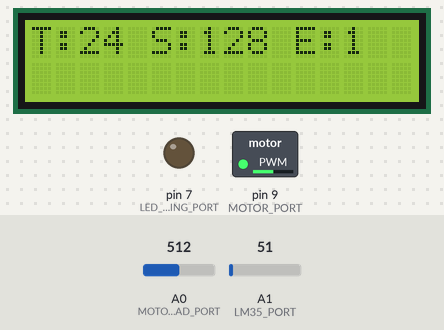
The program below on a simulated Arduino Uno, built with avr-gcc and run on an emulated ATmega328P. Parts: 16×2 character LCD, switched loads named in the program (green lamp = pin HIGH), output pins drawn as LEDs (lit = HIGH). Inputs (shaded band) come from the test bench; at power-on: A0 (MOTOR_READ_PORT) = 512, A1 (LM35_PORT) = 51. EEPROM starts erased; what the program prints to the serial monitor is not drawn.

Above: at 1.2 s.
1.3 s: A0 (MOTOR_READ_PORT) set to 122
At 2.8 s:
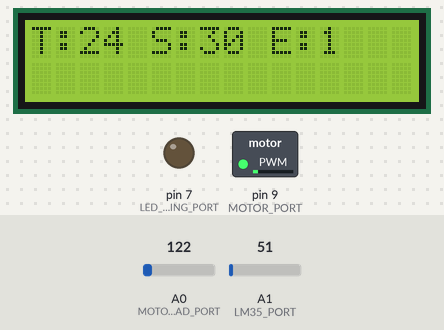
4.0 s: A1 (LM35_PORT) set to 58
At 5.3 s:
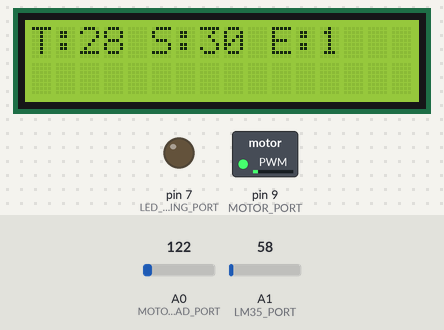
7.0 s: A1 (LM35_PORT) set to 68
At 8.0 s:
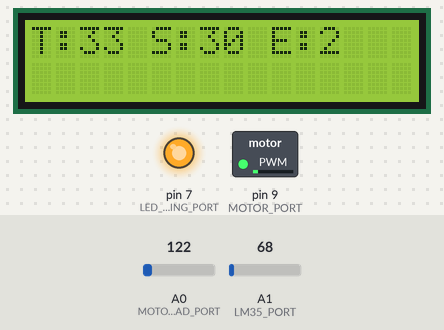
10.0 s: A1 (LM35_PORT) set to 86
At 11.9 s:
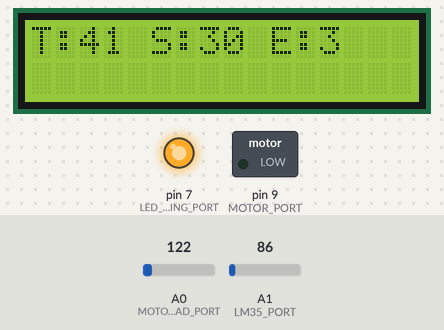
13.0 s: A1 (LM35_PORT) set to 71
At 14.2 s:
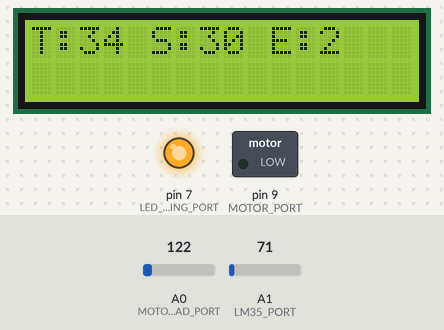
15.8 s: A1 (LM35_PORT) set to 61
At 17.1 s:
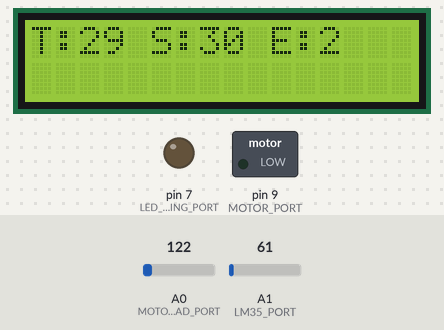
Timing chart, 0 to 18.8 s (numbered marks = the images above; inputs shaded):
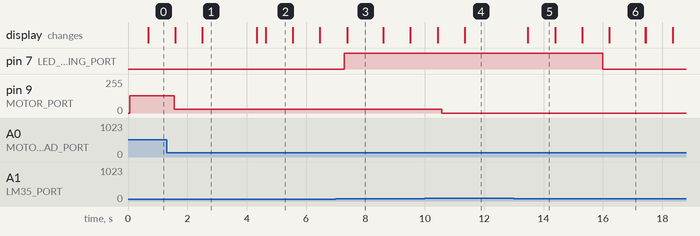

Measured:
- the behaviour switches between 61 and 62 on A1 (LM35_PORT) (found by bisection; images 2 and 3)
- after the input at 1.3 s, pin 9 (MOTOR_PORT): 128/255 → 30/255 after 0.26 s
- after the input at 7.0 s, pin 7 (LED_WARNING_PORT): LOW → HIGH after 0.28 s; the display: changes after 0.38 s (image 3)
- after the input at 10.0 s, the display: first changes after 0.43 s (image 4 shows a later state)
- after the input at 15.8 s, pin 7 (LED_WARNING_PORT): HIGH → LOW after 0.19 s
- what the display in image 2 shows lasts 1.0 s, from 4.6 s to 5.6 s
- what the display in image 3 shows lasts 1.2 s, from 7.4 s to 8.6 s

The program:

main.cpp
```cpp
#include <Arduino.h>
#include <Arduino_FreeRTOS.h>
#include <semphr.h>
#include <LiquidCrystal.h>
#include <EEPROM.h>

#define MOTOR_PORT 9

#define MOTOR_READ_PORT A0
#define LM35_PORT A1
#define LED_WARNING_PORT 7

#define WARNING_TEMPERTURE 30
#define CRITICAL_TEMPERTURE 40

#define TOTAL_DELAY 300
#define SPEED_CHANGE_EVENT 1
#define OVER_TEMPERTURE_EVENT 2
#define SHUT_DOWN_EVENT 3

SemaphoreHandle_t eeporm_mutex;
int system_health;
int old_motor_speed, new_motor_speed, old_temperture, new_temperture;
byte log_address;
char message[100];


const int rs = 12, en = 11, d4 = 5, d5 = 4, d6 = 3, d7 = 2;
LiquidCrystal lcd(rs, en, d4, d5, d6, d7);

void log_error_code_eeprom(int value) {
  xSemaphoreTake(eeporm_mutex, portMAX_DELAY);
  EEPROM.update(log_address++, value);
  xSemaphoreGive(eeporm_mutex);
}

int current_error_code_eeprom() {
  int value;
  xSemaphoreTake(eeporm_mutex, portMAX_DELAY);
  value = EEPROM.read(log_address - 1);
  xSemaphoreGive(eeporm_mutex);
  return value;
}

void set_motor_speed_init() {
  pinMode(MOTOR_READ_PORT, INPUT);
  pinMode(MOTOR_PORT, OUTPUT);
  old_motor_speed = -1;
  new_motor_speed = 0;
}

void set_motor_speed_task(void* params) {
  for (;system_health;){
    Serial.println("MOTOR");
    new_motor_speed = analogRead(MOTOR_READ_PORT) >> 2;
    analogWrite(MOTOR_PORT, new_motor_speed);
    vTaskDelay(TOTAL_DELAY / portTICK_PERIOD_MS);
  }
  analogWrite(MOTOR_PORT, 0);
  vTaskDelete(NULL);
}

void read_temperture_init() {
  pinMode(LM35_PORT, INPUT);
  new_temperture = 0;
  old_temperture = -1;
}

void read_temperture_task(void* params) {
  for (;;){
    Serial.println("TEMP");
    new_temperture = analogRead(LM35_PORT) * 500.0 /1024;
    vTaskDelay(TOTAL_DELAY / portTICK_PERIOD_MS);
  }
  vTaskDelete(NULL);
}
void show_info_lcd_init(void) {
  lcd.begin(16, 2);
}

void show_info_lcd_task(void* params) {
  for (;;){
    Serial.println("LCD");
    sprintf(message, "T:%d S:%d E:%d", new_temperture, new_motor_speed, current_error_code_eeprom());
    lcd.clear();
    lcd.println(message);
    vTaskDelay(TOTAL_DELAY / portTICK_PERIOD_MS);
  }
  vTaskDelete(NULL);
}

void log_errors_init() {
  eeporm_mutex = xSemaphoreCreateMutex();
  log_address = 0;
}

void log_errors_task(void* params) {
  for (;;){
    Serial.println("Logger");
    if(old_temperture != new_temperture) {
      old_temperture = new_temperture;
      if (new_temperture >= CRITICAL_TEMPERTURE) {
        log_error_code_eeprom(SHUT_DOWN_EVENT);
      } else if (new_temperture >= WARNING_TEMPERTURE) {
        log_error_code_eeprom(OVER_TEMPERTURE_EVENT);
      }
    }
    if (old_motor_speed != new_motor_speed) {
      log_error_code_eeprom(SPEED_CHANGE_EVENT);
      old_motor_speed = new_motor_speed;
    }
    vTaskDelay(TOTAL_DELAY / portTICK_PERIOD_MS);
  }
  vTaskDelete(NULL);
}

void controller_init() {
  system_health = 1;
  pinMode(LED_WARNING_PORT, OUTPUT);
}


void controller_task(void* params) {
  for (;;){
    Serial.println("Controller");
    if (new_temperture >= CRITICAL_TEMPERTURE) {
      system_health = 0;
    }
    if (new_temperture >= WARNING_TEMPERTURE) {
      digitalWrite(LED_WARNING_PORT, HIGH);
    } else {
       digitalWrite(LED_WARNING_PORT, LOW);
    }
    vTaskDelay(TOTAL_DELAY / portTICK_PERIOD_MS);
  }
  vTaskDelete(NULL);
}

void setup() {
  Serial.begin(9600);

  set_motor_speed_init();
  read_temperture_init();
  log_errors_init();
  show_info_lcd_init();
  controller_init();

  xTaskCreate(set_motor_speed_task, "Motor Speed Task", 128, NULL, tskIDLE_PRIORITY + 3, NULL);
  xTaskCreate(read_temperture_task, "Read Temperture Task", 128, NULL, tskIDLE_PRIORITY + 3, NULL);
  xTaskCreate(log_errors_task, "Log Error Task", 64, NULL, tskIDLE_PRIORITY + 2, NULL);
  xTaskCreate(show_info_lcd_task, "Show Info LCD Task", 128, NULL, tskIDLE_PRIORITY + 3, NULL);
  xTaskCreate(controller_task, "Controller Task", 64, NULL, tskIDLE_PRIORITY + 4, NULL);
}

void loop() {}
```
